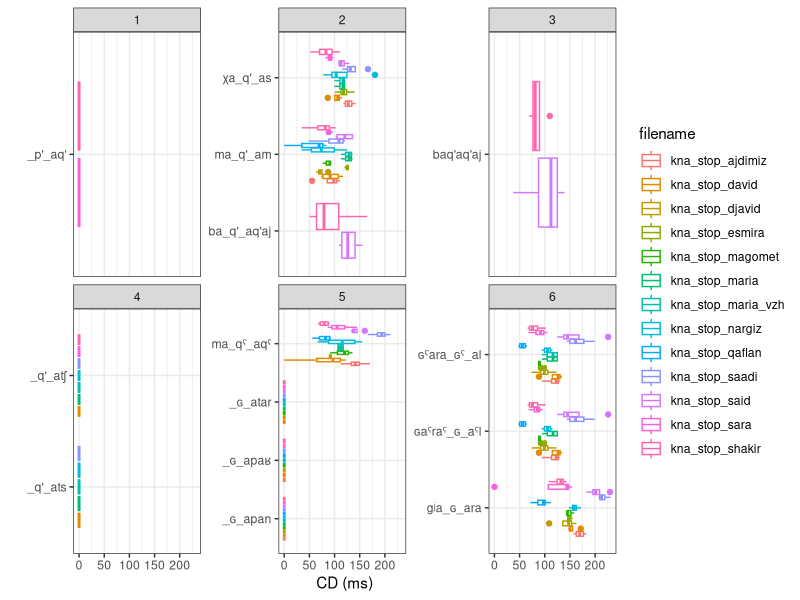
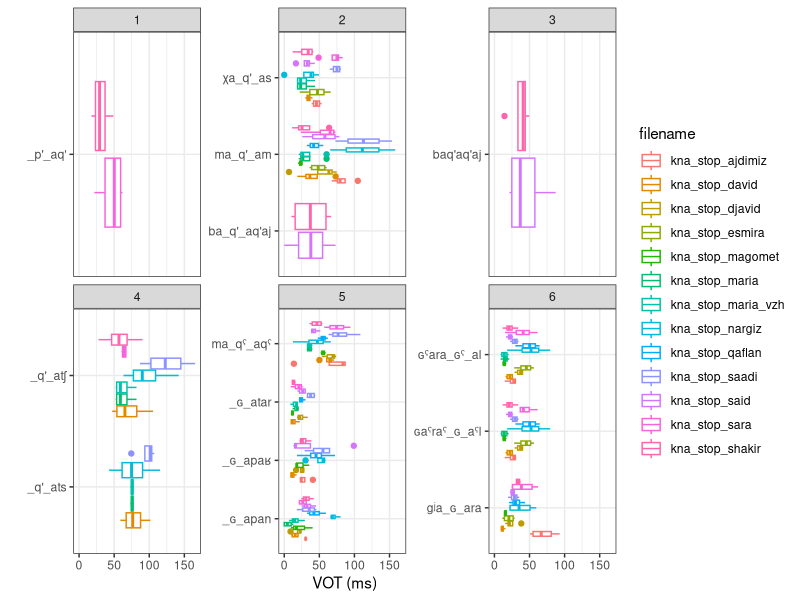
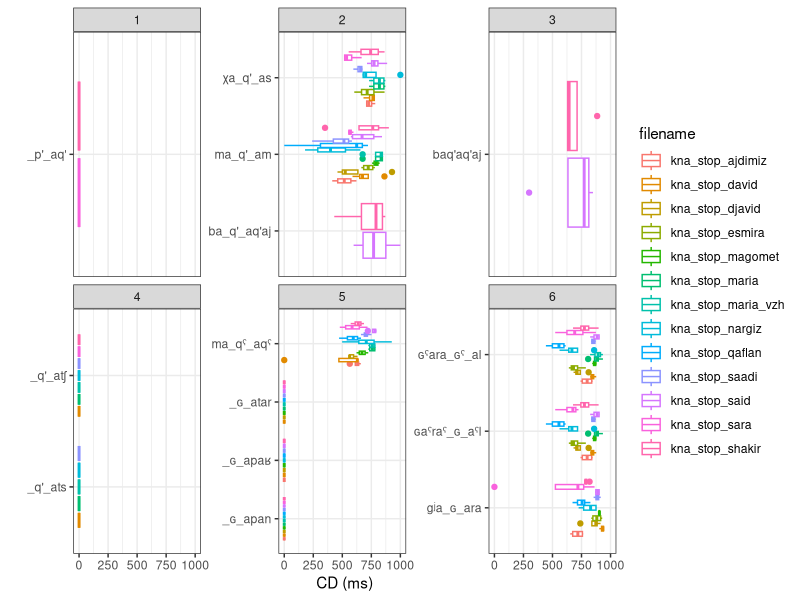
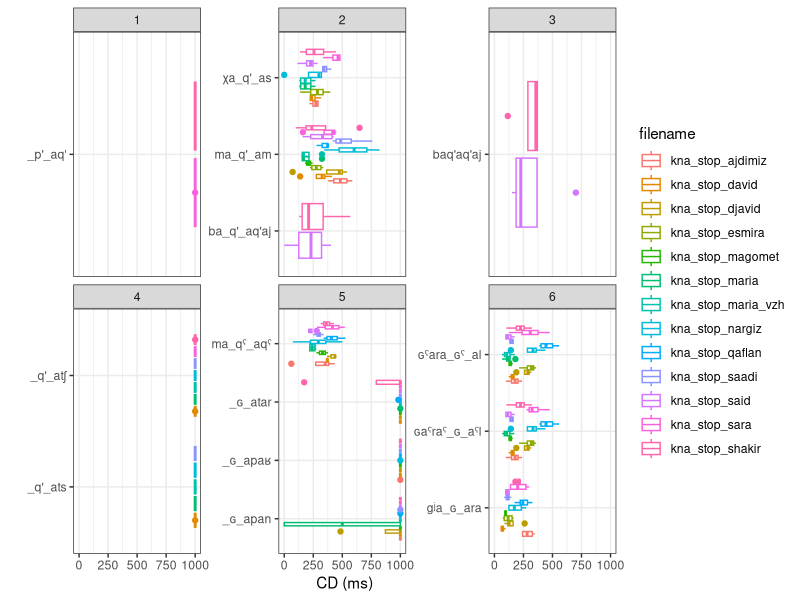

These figures' R source, in order:
## ---- chunk 1
knitr::opts_chunk$set(message = FALSE, warning = FALSE)
library(tidyverse)

df <- read_tsv("data/speakers.csv")

results <- read_tsv("data/results.tsv")
correspondence <- read_tsv("data/correspondence.tsv")

results %>% 
  left_join(correspondence) %>% 
  left_join(df) %>% 
  filter(!grepl("[tʃrlnm]", folVowel),
       !grepl("[tʃrlnm]", prevVowel)) %>% 
  mutate(repetition = ifelse(repetition == "--undefined--", "", repetition),
         repetition = paste(context, repetition),
         folVowDur = as.double(ifelse(folVowDur == "--undefined--",NA, folVowDur)),
         geminate = ifelse(grepl("[ː:]", stop),"+g", "-g"),
         aff_type = ifelse(grepl("[sz]", stop),"dent", NA),
         aff_type = ifelse(grepl("[ʃʒšžǯ]", stop),"alv", aff_type),
         aff_type = ifelse(grepl("ɬ", stop),"lat", aff_type),
         aff_type = ifelse(grepl("χ", stop),"uv", aff_type),
         affric = ifelse(grepl("ɬ", stop),"affricate", affric),
         affric = ifelse(grepl("χ", stop),"affricate", affric),
         affric = ifelse(poa == "uvular", "plain", affric),
         aff_type = ifelse(grepl("χ", stop),"uv", aff_type),
         poa = ifelse(stop == "ɡ", "velar", poa),
         aff_type = factor(aff_type, levels = c("dent", "alv", "lat", "uv")),
         affric = factor(affric, levels = c("plain", "affricate")),
         voice = ifelse(str_detect(stop, "[bdgɡɢ]"), "+v", "-v")) %>%  
  mutate(fric = fric * 1000,
         postfric = postfric*1000,
         folVowDur = folVowDur*1000,
         closdur = closdur*1000,
         VOT = fric + postfric,
         cd_n = closdur/folVowDur,
         vot_n = VOT/folVowDur,
         utterance = paste0(context, "_", repetition),
         poa = factor(poa, levels = c("bilabial", "dental", "velar", "uvular")),
         c_type = ifelse(glott == "glottalic", "ej", voice),
         c_type = ifelse(geminate == "+g", paste0(c_type, ",", "+g"), c_type),
         c_type = factor(c_type, levels = c("+v", "-v", "ej", "-v,+g", "ej,+g"))) ->
  final_df

final_df %>%
  mutate(prevVowel = ifelse(is.na(prevVowel), "#", prevVowel)) %>% 
  filter(
    repetition != "iso 4",
    repetition != "iso 5",
    repetition != "iso 6",
    repetition != "iso 0",
    repetition != "iso i",
    repetition != "iso NA",
    prevVowel != "b",
    prevVowel != "g",
    prevVowel != "g\\)",
    prevVowel != "j\\)",
    prevVowel != "k",
    prevVowel != "\\(k",
    prevVowel != "k:",
    prevVowel != "k'",
    prevVowel != "\\(qχ",
    prevVowel != "s",
    prevVowel != "\\(s",
    prevVowel != "w",
    prevVowel != "z",
    prevVowel != "χ",
    folVowel != "ʔ",
    folVowel != "ɢ",
    folVowel != "ʔ\\)",
    folVowel != "b",
    folVowel != "j",
    folVowel != "j",
    folVowel != "j)",
    folVowel != "\\(j\\)",
    folVowel != "k'",
    folVowel != "p'",
    folVowel != "q",
    folVowel != "qχ",
    folVowel != "w",
    folVowel != "\\(w",
    folVowel != "w\\)",
    folVowel != "\\(w\\)",
    stop != "(ʔ",
    stop != "(ʔ)",
    stop != "ʔ)",
    stop != "n:)",
    stop != "n)",
    stop != "(n",    
    stop != "(h",
    stop != "(j",
    stop != "(j)",
    stop != "j)",
    stop != "(s",
    stop != "(w)") ->
  final_df

final_df %>% 
  mutate(stop_label = str_replace_all(final_df$stop, "[wʲʷˤχ\\(\\)\\?]", ""),
         folVowel = str_replace_all(final_df$folVowel, "[\\(\\)]", "")) %>% 
  filter(Language == "Rutul",
         poa == "uvular") ->
  final_df
## ---- chunk 2
# final_df %>% 
#   filter(word == "p'aq'"| # +
#            word == "tʃap'aˤliʃid"|
#            word == "maqˤ'aqˤ'al"|
#            word == "maq'am"| # +
#            word == "χaq'as"| # +
#            word == "baq'aq'aj"| # +
#            word == "q'ats"| # +
#            word == "q'ak"| 
#            word == "q'atʃ"| # +
#            word == "ɢapan"| # +
#            word == "ɢapaʁ"| # +
#            word == "ɢatar"| # +
#            word == "maqˤaqˤ"| # +
#            word == "gʲaɢara"| # +
#            word == "ɢˤaraɢˤal") ->
#   phar
# 
# write_tsv(phar, "data/pharyng.tsv")
ph <- read_tsv("data/pharyng.tsv")
## ---- chunk 3
ph %>% 
  ggplot(aes(word, closdur, color = filename))+
  geom_boxplot()+
  theme_bw()+
  labs(y = "CD (ms)", x = "")+
  coord_flip()+
  facet_wrap(~pair, scale = "free_y")
## ---- chunk 4
ph %>% 
  ggplot(aes(word, VOT, color = filename))+
  geom_boxplot()+
  theme_bw()+
  labs(y = "VOT (ms)", x = "")+
  coord_flip()+
  facet_wrap(~pair, scale = "free_y")
## ---- chunk 5
ph %>% 
  mutate(rel_cd = closdur/totdur) %>% 
  ggplot(aes(word, rel_cd, color = filename))+
  geom_boxplot()+
  theme_bw()+
  labs(y = "CD (ms)", x = "")+
  coord_flip()+
  facet_wrap(~pair, scale = "free_y")
## ---- chunk 6
ph %>% 
  mutate(rel_vot = VOT/totdur) %>% 
  ggplot(aes(word, rel_vot, color = filename))+
  geom_boxplot()+
  theme_bw()+
  labs(y = "CD (ms)", x = "")+
  coord_flip()+
  facet_wrap(~pair, scale = "free_y")
